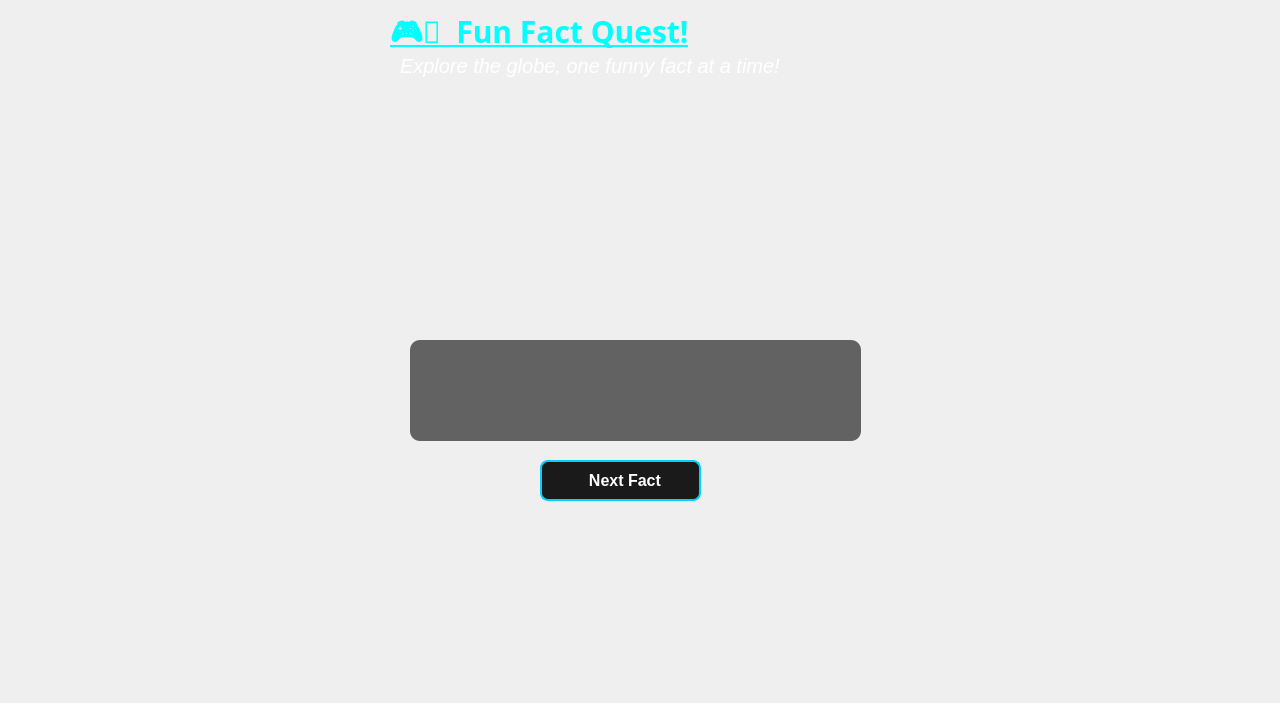
<?xml version="1.0" encoding="UTF-8"?>
<ui version="4.0">
 <class>funFact</class>
 <widget class="QDialog" name="funFact">
  <property name="geometry">
   <rect>
    <x>0</x>
    <y>0</y>
    <width>1280</width>
    <height>703</height>
   </rect>
  </property>
  <property name="windowTitle">
   <string>Dialog</string>
  </property>
  <widget class="QLabel" name="label_3">
   <property name="geometry">
    <rect>
     <x>400</x>
     <y>50</y>
     <width>401</width>
     <height>31</height>
    </rect>
   </property>
   <property name="font">
    <font>
     <pointsize>15</pointsize>
     <italic>true</italic>
     <strikeout>false</strikeout>
    </font>
   </property>
   <property name="styleSheet">
    <string notr="true">color:rgb(255, 255, 255)</string>
   </property>
   <property name="text">
    <string>Explore the globe, one funny fact at a time!</string>
   </property>
  </widget>
  <widget class="QLabel" name="label_2">
   <property name="geometry">
    <rect>
     <x>390</x>
     <y>10</y>
     <width>491</width>
     <height>51</height>
    </rect>
   </property>
   <property name="font">
    <font>
     <family>Algerian</family>
     <pointsize>-1</pointsize>
     <bold>true</bold>
     <underline>true</underline>
    </font>
   </property>
   <property name="styleSheet">
    <string notr="true">QLabel {
    color: #00ffff; /* Cyan glow (analogous to blue) */
    font-size: 30px;
    text-shadow: 0px 0px 15px #00ffff; /* Stronger cyan glow */
}</string>
   </property>
   <property name="text">
    <string>🎮🌐  Fun Fact Quest!</string>
   </property>
  </widget>
  <widget class="QLabel" name="label">
   <property name="geometry">
    <rect>
     <x>0</x>
     <y>0</y>
     <width>1280</width>
     <height>703</height>
    </rect>
   </property>
   <property name="text">
    <string/>
   </property>
   <property name="pixmap">
    <pixmap>C:/Users/dell/Downloads/fun facts page.jpg</pixmap>
   </property>
   <property name="scaledContents">
    <bool>true</bool>
   </property>
  </widget>
  <widget class="QPushButton" name="pushButton_4">
   <property name="geometry">
    <rect>
     <x>0</x>
     <y>0</y>
     <width>61</width>
     <height>31</height>
    </rect>
   </property>
   <property name="styleSheet">
    <string notr="true">border-radius: 10px;
</string>
   </property>
   <property name="text">
    <string/>
   </property>
   <property name="icon">
    <iconset>
     <normaloff>C:/Users/dell/Downloads/arrow_14034415.png</normaloff>C:/Users/dell/Downloads/arrow_14034415.png</iconset>
   </property>
   <property name="iconSize">
    <size>
     <width>60</width>
     <height>60</height>
    </size>
   </property>
  </widget>
  <widget class="QPushButton" name="nextFactButton">
   <property name="geometry">
    <rect>
     <x>540</x>
     <y>460</y>
     <width>161</width>
     <height>41</height>
    </rect>
   </property>
   <property name="font">
    <font>
     <family>Arial</family>
     <pointsize>-1</pointsize>
     <bold>true</bold>
    </font>
   </property>
   <property name="styleSheet">
    <string notr="true">QPushButton {
    background-color: #1a1a1a; /* Dark background */
    color: white;
    font-family: &quot;Arial&quot;;
    font-size: 16px;
    border: 2px solid #00d1ff; /* Neon blue border */
    border-radius: 8px;
    padding: 8px 20px; /* Padding around text */
}

QPushButton:hover {
    background-color: #00d1ff; /* Neon blue hover */
    color: black;
}

QPushButton:pressed {
    background-color: #007a99; /* Darker blue when pressed */
    color: white;
}</string>
   </property>
   <property name="text">
    <string>  Next Fact</string>
   </property>
   <property name="icon">
    <iconset>
     <normaloff>C:/Users/dell/Downloads/next fact icon.png</normaloff>C:/Users/dell/Downloads/next fact icon.png</iconset>
   </property>
   <property name="iconSize">
    <size>
     <width>30</width>
     <height>30</height>
    </size>
   </property>
  </widget>
  <widget class="QLabel" name="label_4">
   <property name="geometry">
    <rect>
     <x>490</x>
     <y>200</y>
     <width>271</width>
     <height>111</height>
    </rect>
   </property>
   <property name="text">
    <string/>
   </property>
   <property name="pixmap">
    <pixmap>C:/Users/dell/Downloads/facts Image.png</pixmap>
   </property>
   <property name="scaledContents">
    <bool>true</bool>
   </property>
  </widget>
  <widget class="QLabel" name="factsLabel">
   <property name="geometry">
    <rect>
     <x>410</x>
     <y>340</y>
     <width>451</width>
     <height>101</height>
    </rect>
   </property>
   <property name="font">
    <font>
     <family>Arial</family>
     <pointsize>-1</pointsize>
     <italic>true</italic>
     <bold>true</bold>
    </font>
   </property>
   <property name="styleSheet">
    <string notr="true">QLabel {
    background-color: rgba(0, 0, 0, 150); /* Semi-transparent black */
    color: white; /* Text color */
    font-family: &quot;Arial&quot;;
    font-size: 18px;
    border-radius: 10px; /* Rounded corners */
    padding: 10px; /* Space around the text */
    text-align: center;
}</string>
   </property>
   <property name="text">
    <string/>
   </property>
  </widget>
  <zorder>label</zorder>
  <zorder>label_3</zorder>
  <zorder>label_2</zorder>
  <zorder>pushButton_4</zorder>
  <zorder>nextFactButton</zorder>
  <zorder>label_4</zorder>
  <zorder>factsLabel</zorder>
 </widget>
 <resources/>
 <connections/>
</ui>
